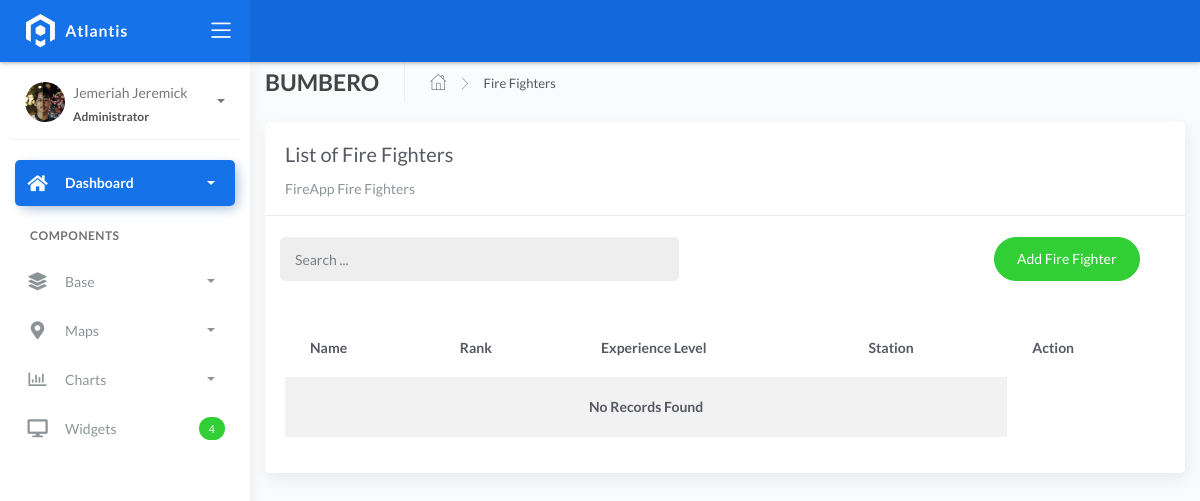
/firefighterlist, run on an earlier commit of the app's database.
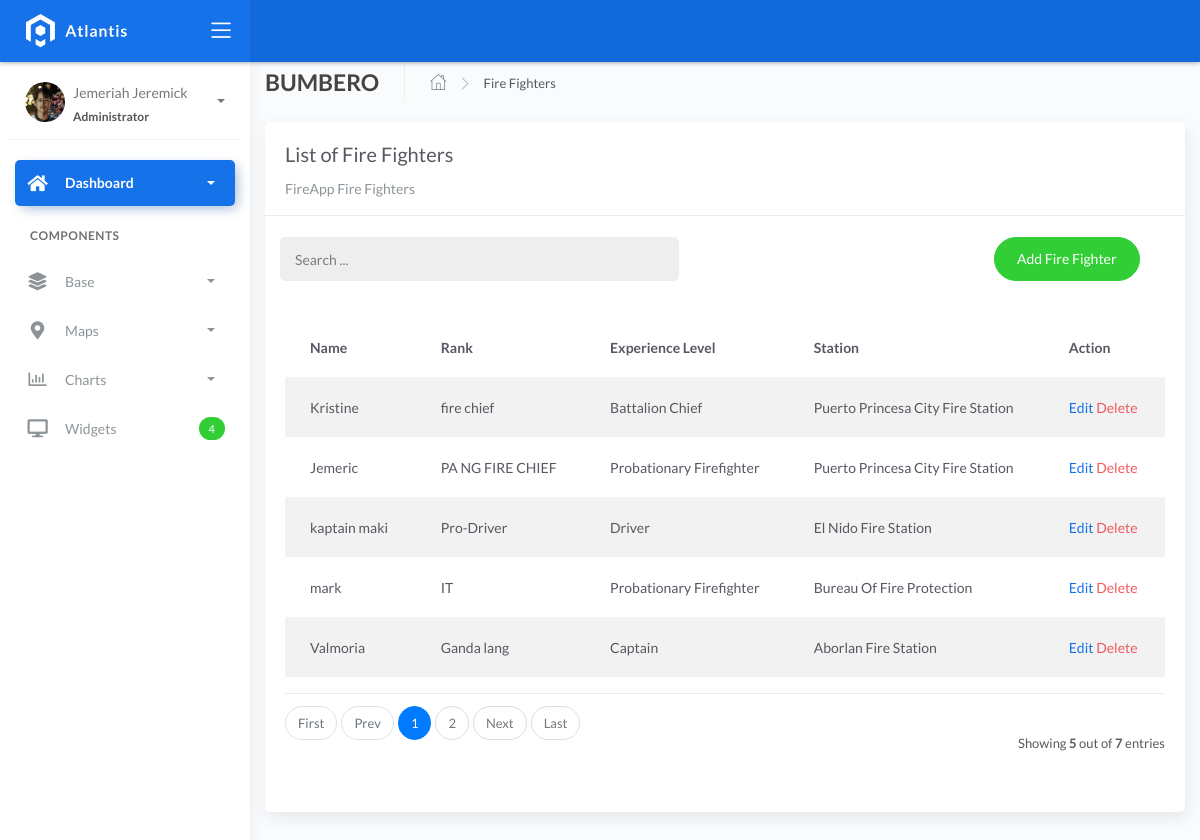
And on a later commit of the database.
### fire/models.py (models this page shows, shortened)
class BaseModel(models.Model):
    created_at = models.DateTimeField(auto_now_add=True, db_index=True)
    updated_at = models.DateTimeField(auto_now=True)
    class Meta:
        abstract = True

class Firefighters(BaseModel):
    XP_CHOICES = (
        ('Probationary Firefighter', 'Probationary Firefighter'),
        ('Firefighter I', 'Firefighter I'),
        ('Firefighter II', 'Firefighter II'),
        ('Firefighter III', 'Firefighter III'),
        ('Driver', 'Driver'),
        ('Captain', 'Captain'),
        ('Battalion Chief', 'Battalion Chief'),
    )
    name = models.CharField(max_length=150)
    rank = models.CharField(max_length=150)
    experience_level = models.CharField(max_length=45, choices=XP_CHOICES)
    station = models.ForeignKey(FireStation, on_delete=models.SET_NULL, null=True, blank=True, related_name="firefighters")

class FireStation(BaseModel):
    name = models.CharField(max_length=150)
    latitude = models.DecimalField(
        max_digits=22, decimal_places=16, null=True, blank=True)
    longitude = models.DecimalField(
        max_digits=22, decimal_places=16, null=True, blank=True)
    address = models.CharField(max_length=150)
    city = models.CharField(max_length=150)
    country = models.CharField(max_length=150)
    def __str__(self):
        return self.name

### fire/views.py (the view)
# urls.py: path('firefighterlist', FireFighterList.as_view(), name='firefighter-list'),
class FireFighterList(ListView):
    model = Firefighters
    context_object_name = 'firefighters'
    template_name = "firefighterslist.html"
    paginate_by = 5
    def get_queryset(self, *args, **kwargs):
        qs = super(FireFighterList, self).get_queryset(*args, **kwargs)
        if self.request.GET.get("q") != None:
            query = self.request.GET.get('q')
            qs = qs.filter(Q(name__icontains=query) |
            Q(rank__icontains=query) | Q(experience_level__icontains=query) | Q(station__icontains=query))
        return qs

### templates/FireFightersList.html (shortened to what this page needs)
{% extends 'base.html' %} {% load static %} {% block content %}
<div class="content">
  <div class="container-fluid">
    <div class="page-header">
      <h4 class="page-title">BUMBERO</h4>
      <ul class="breadcrumbs">
        <li class="nav-home">
          <a href="{% url 'home' %}">
            <i class="flaticon-home"></i>
          </a>
        </li>
        <li class="separator">
          <i class="flaticon-right-arrow"></i>
        </li>
        <li class="nav-item">
          <a href="#">Fire Fighters</a>
        </li>
      </ul>
    </div>
    <div class="row">
      <div class="col-md-12">
        <div class="card">
          <div class="card-header">
            <div class="card-title">List of Fire Fighters</div>
            <div class="card-category">FireApp Fire Fighters</div>
          </div>
          <br />
          <div class="col-md-12 row">
            <div class="col-md-6">
              <form
                action=""
                class="navbar-left navbar-form nav-search mr-md-3"
                action="{% url 'firefighter-list' %}"
              >
                <div class="input-group">
                  <input
                    type="text"
                    placeholder="Search ..."
                    class="form-control"
                    name="q"
                  />
                  <div class="input-group-append">
                    <span class="input-group-text">
                    </span>
                  </div>
                </div>
              </form>
            </div>
            <div class="col-md-6">
              <div class="pull-right">
                <a
                  href="{% url 'firefighter-add' %}"
                  class="btn btn-success btn-rounded"
                  >Add Fire Fighter</a
                >
              </div>
            </div>
          </div>
          <div class="card-body">
            <table class="table table-striped mt-3">
              <thead>
                <tr>
                  <th scope="col">Name</th>
                  <th scope="col">Rank</th>
                  <th scope="col">Experience Level</th>
                  <th scope="col">Station</th>
                  <th scope="col">Action</th>
                </tr>
              </thead>
              <tbody>
                {% for object in object_list %}
                <tr>
                  <td>{{ object.name }}</td>
                  <td>{{ object.rank }}</td>
                  <td>{{ object.experience_level }}</td>
                  <td>{{ object.station }}</td>
                  <td>
                    <a href="firefighterlist/{{ object.id }}">Edit</a>
                    <a
                      href="firefighterlist/{{ object.id }}/delete"
                      class="text-danger"
                      >Delete</a
                    >
                  </td>
                </tr>
                {% empty %}
                <tr>
                  <td colspan="4" style="text-align: center">
                    <p class="text-sm font-weight-bold mb-0">
                      No Records Found
                    </p>
                  </td>
                </tr>
                {% endfor %}
              </tbody>
            </table>
            {% include 'includes/pagination.html' %}
          </div>
        </div>
      </div>
    </div>
  </div>
</div>
{% endblock %}

What changed in the data, as far as the page shows it:
added Firefighters: name "Kristine", rank "fire chief", experience_level "Battalion Chief", station "Puerto Princesa City Fire Station"
added Firefighters: name "Jemeric", rank "PA NG FIRE CHIEF", experience_level "Probationary Firefighter", station "Puerto Princesa City Fire Station"
added Firefighters: name "kaptain maki", rank "Pro-Driver", experience_level "Driver", station "El Nido Fire Station"
added Firefighters: name "mark", rank "IT", experience_level "Probationary Firefighter", station "Bureau Of Fire Protection"
added Firefighters: name "Valmoria", rank "Ganda lang", experience_level "Captain", station "Aborlan Fire Station"
Also different on the page:
{{ object_list.count }}: (not shown) → "5"
{{ paginator.count }}: (not shown) → "7"
text no longer shown: "No Records Found"
text now shown: "First Prev Next Last Showing out of entries"
new list line: "1"
new list line: "2"
